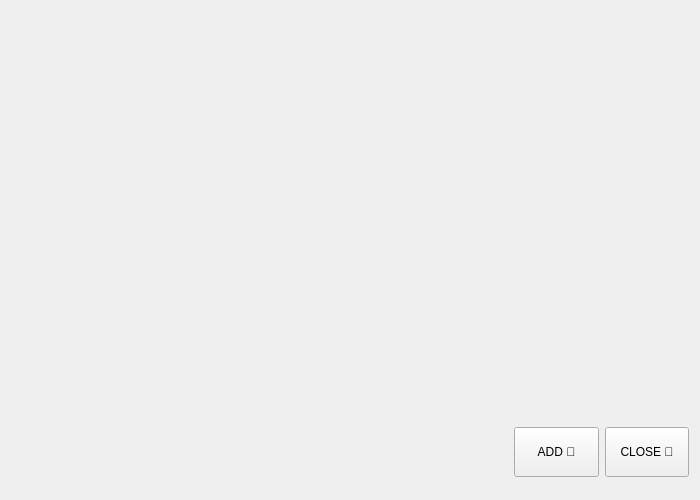
<?xml version="1.0" encoding="UTF-8"?>
<ui version="4.0">
 <class>contact</class>
 <widget class="QWidget" name="contact">
  <property name="geometry">
   <rect>
    <x>0</x>
    <y>0</y>
    <width>700</width>
    <height>500</height>
   </rect>
  </property>
  <property name="minimumSize">
   <size>
    <width>0</width>
    <height>0</height>
   </size>
  </property>
  <property name="maximumSize">
   <size>
    <width>16777215</width>
    <height>16777215</height>
   </size>
  </property>
  <property name="windowTitle">
   <string>Contacts</string>
  </property>
  <layout class="QHBoxLayout" name="horizontalLayout_2">
   <item>
    <widget class="QListWidget" name="listWidget">
     <property name="minimumSize">
      <size>
       <width>493</width>
       <height>0</height>
      </size>
     </property>
     <property name="maximumSize">
      <size>
       <width>600</width>
       <height>16777215</height>
      </size>
     </property>
     <property name="styleSheet">
      <string notr="true">background:transparent;</string>
     </property>
     <property name="verticalScrollMode">
      <enum>QAbstractItemView::ScrollPerPixel</enum>
     </property>
    </widget>
   </item>
   <item>
    <spacer name="horizontalSpacer">
     <property name="orientation">
      <enum>Qt::Horizontal</enum>
     </property>
     <property name="sizeHint" stdset="0">
      <size>
       <width>40</width>
       <height>20</height>
      </size>
     </property>
    </spacer>
   </item>
   <item>
    <layout class="QVBoxLayout" name="verticalLayout">
     <property name="bottomMargin">
      <number>6</number>
     </property>
     <item>
      <widget class="QLabel" name="label">
       <property name="minimumSize">
        <size>
         <width>175</width>
         <height>400</height>
        </size>
       </property>
       <property name="maximumSize">
        <size>
         <width>16777215</width>
         <height>16777215</height>
        </size>
       </property>
       <property name="text">
        <string/>
       </property>
      </widget>
     </item>
     <item>
      <spacer name="verticalSpacer">
       <property name="orientation">
        <enum>Qt::Vertical</enum>
       </property>
       <property name="sizeHint" stdset="0">
        <size>
         <width>20</width>
         <height>40</height>
        </size>
       </property>
      </spacer>
     </item>
     <item>
      <layout class="QHBoxLayout" name="horizontalLayout">
       <property name="bottomMargin">
        <number>6</number>
       </property>
       <item>
        <widget class="QPushButton" name="pushButton_2">
         <property name="minimumSize">
          <size>
           <width>50</width>
           <height>50</height>
          </size>
         </property>
         <property name="text">
          <string>ADD 🤩</string>
         </property>
        </widget>
       </item>
       <item>
        <widget class="QPushButton" name="pushButton">
         <property name="minimumSize">
          <size>
           <width>50</width>
           <height>50</height>
          </size>
         </property>
         <property name="text">
          <string>CLOSE 🥺</string>
         </property>
        </widget>
       </item>
      </layout>
     </item>
    </layout>
   </item>
  </layout>
 </widget>
 <resources/>
 <connections/>
</ui>
